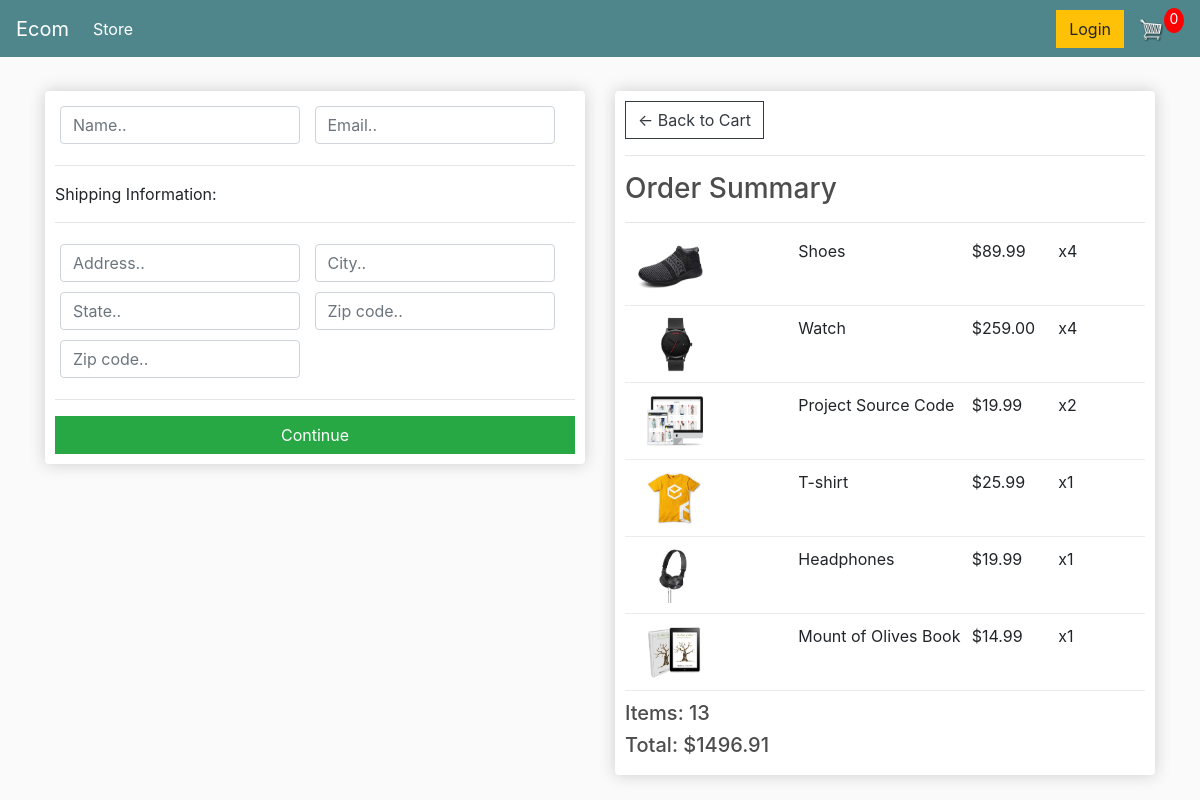
The page /checkout/ (signed in) on the database as committed earlier.
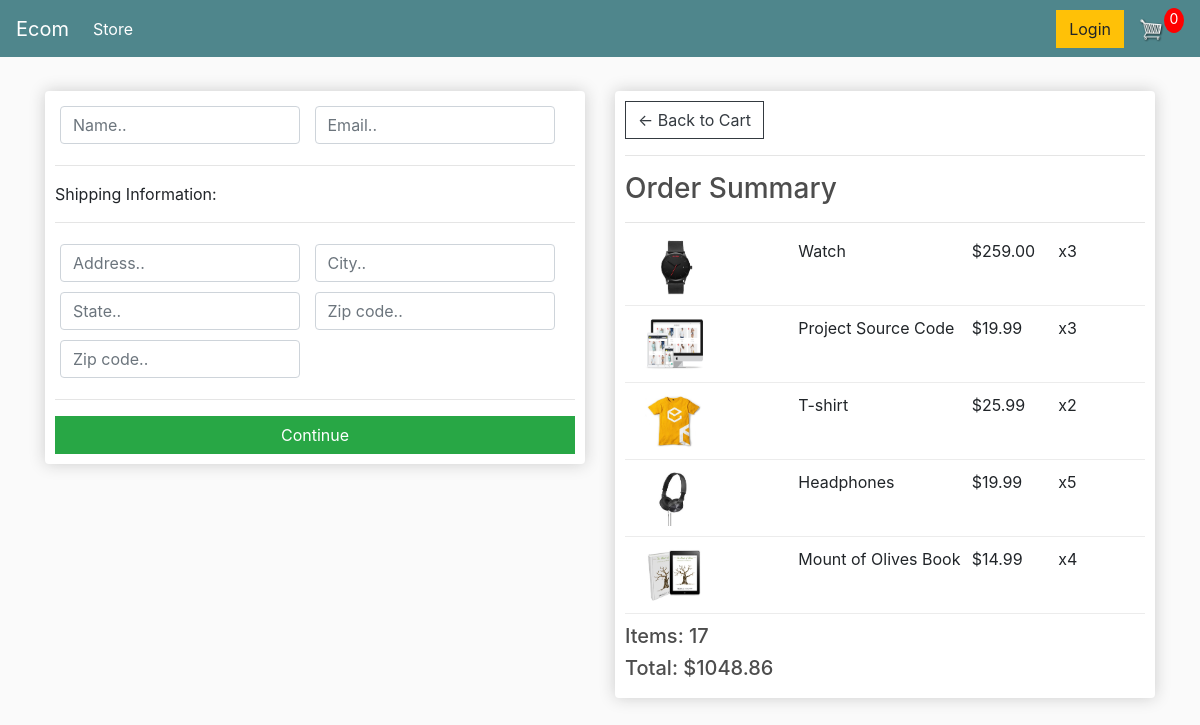
The same page on the database as committed later.
### store/models.py (models this page shows, shortened)
class OrderItem(models.Model):
	product = models.ForeignKey(Product, on_delete=models.SET_NULL, null=True)
	order = models.ForeignKey(Order, on_delete=models.SET_NULL, null=True)
	quantity = models.IntegerField(default=0, null=True, blank=True)
	date_added = models.DateTimeField(auto_now_add=True)
	@property
	def get_total(self):
		total = self.product.price * self.quantity
		return total

class Product(models.Model):
	name = models.CharField(max_length=200)
	price = models.FloatField()
	digital = models.BooleanField(default=False,null=True, blank=True)
	image = models.ImageField(null=True, blank=True)
	@property
	def imageURL(self):
		try:
			url = self.image.url
		except:
			url = ''
		return url

class Order(models.Model):
	customer = models.ForeignKey(Customer, on_delete=models.SET_NULL, null=True, blank=True)
	date_ordered = models.DateTimeField(auto_now_add=True)
	complete = models.BooleanField(default=False)
	transaction_id = models.CharField(max_length=100, null=True)
	@property
	def shipping(self):
		shipping = False
		orderitems = self.orderitem_set.all()
		for i in orderitems:
			if i.product.digital == False:
				shipping = True
			return shipping
	@property
	def get_cart_total(self):
		orderitems = self.orderitem_set.all()
		total = sum([item.get_total for item in orderitems])
		return total
	@property
	def get_cart_items(self):
		orderitems = self.orderitem_set.all()
		total = sum([item.quantity for item in orderitems])
		return total

### store/views.py (the view)
# urls.py: path('checkout/', views.checkout, name="checkout"),
def checkout(request):
	if request.user.is_authenticated:
		customer = request.user.customer
		order, created = Order.objects.get_or_create(customer=customer, complete=False)
		items = order.orderitem_set.all()
		cartItems = order.get_cart_items
	else:
		items = []
		order = {'get_cart_total':0, 'get_cart_items':0, 'shipping':False}
		cartItems = order['get_cart_items']
	context = {'items':items, 'order':order, 'cartItems':cartItems}
	return render(request, 'store/checkout.html', context)

### store/templates/store/checkout.html (shortened to what this page needs)
{% extends 'store/main.html' %}
{% load static %}
{% block content %}
     <div class="row">
		<div class="col-lg-6">
			<div class="box-element" id="form-wrapper">
				<form id="form">
					<div id="user-info">
						<div class="form-field">
							<input required class="form-control" type="text" name="name" placeholder="Name..">
						</div>
						<div class="form-field">
							<input required class="form-control" type="email" name="email" placeholder="Email..">
						</div>
					</div>
					<div id="shipping-info">
						<hr>
						<p>Shipping Information:</p>
						<hr>
						<div class="form-field">
							<input class="form-control" type="text" name="address" placeholder="Address..">
						</div>
						<div class="form-field">
							<input class="form-control" type="text" name="city" placeholder="City..">
						</div>
						<div class="form-field">
							<input class="form-control" type="text" name="state" placeholder="State..">
						</div>
						<div class="form-field">
							<input class="form-control" type="text" name="zipcode" placeholder="Zip code..">
						</div>
						<div class="form-field">
							<input class="form-control" type="text" name="country" placeholder="Zip code..">
						</div>
					</div>
					<hr>
					<input id="form-button" class="btn btn-success btn-block" type="submit" value="Continue">
				</form>
			</div>
			<br>
		</div>
		<div class="col-lg-6">
			<div class="box-element">
				<a  class="btn btn-outline-dark" href="{% url 'cart' %}">&#x2190; Back to Cart</a>
				<hr>
				<h3>Order Summary</h3>
				<hr>
				{% for item in items %}
				<div class="cart-row">
					<div style="flex:2"><img class="row-image" src="{{item.product.imageURL}}"></div>
					<div style="flex:2"><p>{{item.product.name}}</p></div>
					<div style="flex:1"><p>${{item.product.price|floatformat:2}}</p></div>
					<div style="flex:1"><p>x{{item.quantity}}</p></div>
				</div>
				{% endfor %}
				<h5>Items:   {{order.get_cart_items}}</h5>
				<h5>Total:   ${{order.get_cart_total|floatformat:2}}</h5>
			</div>
		</div>
	</div>
{% endblock content %}

Rows that differ between the two databases and show on the page:
removed OrderItem: product.imageURL (picture), product.name "Shoes", product.price "89.99", quantity "4"
changed OrderItem "Watch": quantity "4" → "3"
changed OrderItem "Project Source Code": quantity "2" → "3"
changed OrderItem "T-shirt": quantity "1" → "2"
changed OrderItem "Headphones": quantity "1" → "5"
changed OrderItem "Mount of Olives Book": quantity "1" → "4"
changed Order: get_cart_items "13" → "17"; get_cart_total "1496.91" → "1048.86"
